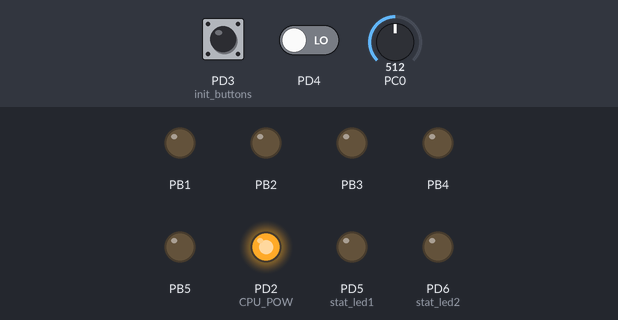
Recording of a program running on a simulated ATmega328P, built with avr-gcc and emulated at 16 MHz. Parts: output pins drawn as LEDs (lit = HIGH). The test bench sets the inputs (shaded band); at power-on: PD3 (init_buttons) LOW, PD4 LOW, PC0 = 512. What the program prints to the serial monitor is not drawn.

Above: at 1.2 s.
1.3 s: PD3 (init_buttons) pulled HIGH for 0.15 s
At 2.1 s:
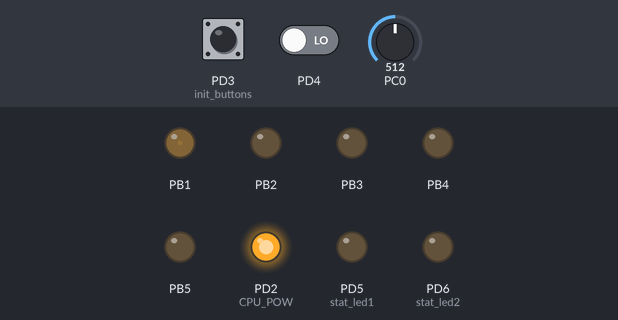
2.9 s: PD4 driven HIGH
At 3.3 s:
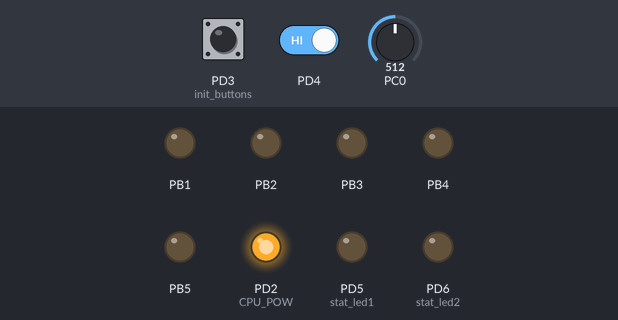
Timing chart, 0 to 5.9 s (numbered marks = the images above; inputs shaded):
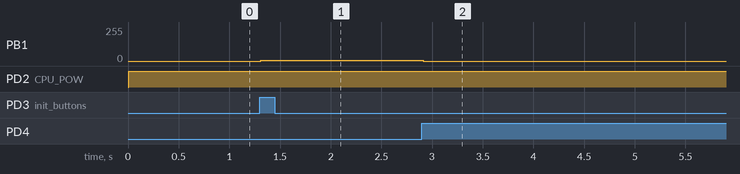

The program:

main.c
```c
//-------------------------------------------
/*
MAIN.c
2011 - Josh Ashby
joshuaashby@joshashby.com
http://joshashby.com
http://github.com/JoshAshby

freenode/#linuxandsci - JoshAshby
*/
//-------------------------------------------
#include "global.h"

int main(void) { //Main loop, runs once but can have an infinit loop in it
    cli();
    /*
    First we need to set the hardaware up, this is a macro in global.h which takes care of calling the various funtions that
    setup the registers to the proper seting, and also pulls the CPU_POW pin high
    if debug in GLOBAL.h is set, then debug keys will be sent out through the serial port
    when this function is called
    */
    bios();
    //if we're in debug mode, make sure you send stuff saying we got to the main code
    #if DEBUG
        uart_sendint(MAIN_KEY);
        #if DEBUG_BEG
            uart_sendstr("0x6 - Main code checkpoint...");
        #endif
    #endif

    sei();

    init_out('D', 5);
    //infinit loop that doesn't stop running. (always true since 1 is always 1 )
    while(1) {
        pwm1A(led);
    };
    return 0; //never reached since 1 is always true
}
```

adc.c
```c
//-------------------------------------------
/*
ADC.c
2011 - Josh Ashby
joshuaashby@joshashby.com
http://joshashby.com
http://github.com/JoshAshby
freenode/#linuxandsci - JoshAshby
*/
//-------------------------------------------
#include "global.h"

/*
anything that needs to be ran when ever a new conversion happens goes in here
other wise, simply read from the data registers if data isn't all that important
aka: you can miss a few bits of data and still be good to go
*/
ISR(ADC_vect) {
}

void adc_start(_Bool left) {//Passing a 0 will not left align results
    ADCSRA |= (1 << ADPS2)
            | (1 << ADPS1)
            | (1 << ADPS0); // Set ADC prescaler to 128 - 125KHz sample rate @ 16MHz
    ADMUX |= (1 << REFS0); // Set ADC reference to AVCC
    if (left) {
        ADMUX |= (1 << ADLAR); // Left adjust ADC result to allow easy 8 bit reading
    }
    ADCSRA |= (1 << ADATE);
    ADCSRA |= (1 << ADEN);  // Enable ADC
    ADCSRA |= (1 << ADIE);  // Enable ADC Interrupt

    ADMUX &= ~(1 << MUX0)
          &  ~(1 << MUX1)
          &  ~(1 << MUX2)
          &  ~(1 << MUX3);

    ADCSRA |= (1 << ADSC);  // Start A2D Conversions
    #if DEBUG
        uart_sendint(ADC_KEY);
        #if DEBUG_BEG
            uart_sendstr("0x03 - ADC is up...");
        #endif
    #endif
    return;
}

void adc_stop(void) {
    //stop the ADC
    ADCSRA &= ~(1 << ADSC);
    return;
}

void adc_change(char chan) {
    //stop the ADC
    ADCSRA &= ~(1 << ADSC);
    //and now change the ADMUX bits to fit which channal you want to use
    //sets the MUX0-3 bits inthe ADMUX register
    switch (chan) {
        case 0://binary 0 (reading downwards)
            ADMUX &= ~(1 << MUX0)
                  &  ~(1 << MUX1)
                  &  ~(1 << MUX2)
                  &  ~(1 << MUX3);
            break;
        case 1://binary 1
            ADMUX |=  (1 << MUX0);
            ADMUX &= ~(1 << MUX1)
                  &  ~(1 << MUX2)
                  &  ~(1 << MUX3);
            break;
        case 2://binary 2
            ADMUX &= ~(1 << MUX0);
            ADMUX |=  (1 << MUX1);
            ADMUX &= ~(1 << MUX2)
                  &  ~(1 << MUX3);
            break;
        case 3: //should have the picture by now
            ADMUX |=  (1 << MUX0)
                  |   (1 << MUX1);
            ADMUX &= ~(1 << MUX2)
                  &  ~(1 << MUX3);
            break;
        case 4:
            ADMUX &= ~(1 << MUX0)
                  &  ~(1 << MUX1);
            ADMUX |=  (1 << MUX2);
            ADMUX &= ~(1 << MUX3);
            break;
        case 5:
            ADMUX |=  (1 << MUX0);
            ADMUX &= ~(1 << MUX1);
            ADMUX |=  (1 << MUX2);
            ADMUX &= ~(1 << MUX3);
            break;
        case 6:
            ADMUX &= ~(1 << MUX0);
            ADMUX |=  (1 << MUX1)
                  |   (1 << MUX2);
            ADMUX &= ~(1 << MUX3);
            break;
        case 7:
            ADMUX |=  (1 << MUX0)
                  |   (1 << MUX1)
                  |   (1 << MUX2);
            ADMUX &= ~(1 << MUX3);
            break;
        case 8:
            ADMUX &= ~(1 << MUX0)
                  &  ~(1 << MUX1)
                  &  ~(1 << MUX2);
            ADMUX |=  (1 << MUX3);
            break;
    }
    //re-enable ADC conversions now that the channel is selected
    ADCSRA |= (1 << ADSC);
    return;
}
```

adc.h
```c
//-------------------------------------------
/*
ADC.h
2011 - Josh Ashby
joshuaashby@joshashby.com
http://joshashby.com
http://github.com/JoshAshby
freenode/#linuxandsci - JoshAshby
*/
//-------------------------------------------
#ifndef ADC_H
#define ADC_H
#include "global.h"

//-------------------------------------------
//Prototypes
//-------------------------------------------
void adc_start(_Bool left);
void adc_stop(void);
void adc_change(char chan);

#endif
```

boot.c
```c
//-------------------------------------------
/*
BOOT.c
2011 - Josh Ashby
joshuaashby@joshashby.com
http://joshashby.com
http://github.com/JoshAshby
freenode/#linuxandsci - JoshAshby
*/
//-------------------------------------------
//BIOS
//========================
/*
This function is to setup hardaware, it will start
the pwm, adc, uart, and twi along with turn on the CPU power pin.
If the pin isn't pulled hight then somethings gone wrong before the
CPU is even up and running the code most of the time. Just so you know

UART has to be started first if your deebuging and using the serial console to do so
All debug keys get output to there

We're only starting PWM1 because the kernel uses TIMER0 for context switches,
and the button debouncer uses TIMER2 for the overflow interrupt

ADC is started with the results left aligned to make fake 8bit
*/
#include "global.h"
void bios(void) {
    uart_start();
    pwm_setup(2);
    adc_start(1);
    twi_start();

    //Start sensors from robot.h
    init_sensors();

    //button code
    init_buttons();

    //set the CPU_POW led pin to high to show we have power
    DDRD |= (1<<CPU_POW);
    PORTD |= (1<<CPU_POW);

    //set the status leds as outputs
    DDRD |= (1<<stat_led1);
    DDRD |= (1<<stat_led2);

    //if this is my dev board, pull them low because the leds are cathode
    #if DEV
        PORTD &= ~(1<<stat_led1)
              & ~(1<<stat_led2);
    #endif

    #if DEBUG
        uart_sendint(BIOS_KEY);
        #if DEBUG_BEG
            uart_sendstr("0x01 - Hardware setup successful...");
            uart_sendstr("Bios complete...");
            uart_sendstr("Starting main code...");
        #endif
    #endif
    return;
}
```

boot.h
```c
//-------------------------------------------
/*
BOOT.h
2011 - Josh Ashby
joshuaashby@joshashby.com
http://joshashby.com
http://github.com/JoshAshby
freenode/#linuxandsci - JoshAshby
*/
//-------------------------------------------
#ifndef BOOT_H
#define BOOT_H
#include "global.h"

//-------------------------------------------
//Macros (defines)
//-------------------------------------------

//-------------------------------------------
//Prototypes
//-------------------------------------------
void bios(void);

//-------------------------------------------
//Variables
//-------------------------------------------

#endif
```

button.c
```c
//-------------------------------------------
/*
BUTTON.c
2011 - Josh Ashby
joshuaashby@joshashby.com
http://joshashby.com
http://github.com/JoshAshby
freenode/#linuxandsci - JoshAshby
*/
//-------------------------------------------
#include "global.h"

//What to run only once and once only when button 1 has been pressed.
void button1_once(void) {
    #if DEBUG
        uart_sendint(BUTTON1_KEY);
        #if DEBUG_BEG
            uart_sendstr("0x81 - Button 1 pressed");
        #endif
    #endif
    if(led <= 250) {
        led += 5;
    }
    return;
}

void button2_once(void) {
    #if DEBUG
        uart_sendint(BUTTON2_KEY);
        #if DEBUG_BEG
            uart_sendstr("0x82 - Button 2 pressed");
        #endif
    #endif
    if(led >= 5) {
        led -= 5;
    }
    return;
}

void button3_once(void) {
    #if DEBUG
        uart_sendint(BUTTON3_KEY);
        #if DEBUG_BEG
            uart_sendstr("0x83 - Button 3 pressed");
        #endif
    #endif
    return;
}

void button(int which, int what) {
    if(which == 0) {
        if(what == 1) {
            //Runs once once per button press and no more.
            if(once[which] == 1) {
                return;
            } else {
                button1_once();
            }
            once[which] = 1;
            return;
        } else {
            once[which] = 0;
            return;
        }
    }
    if(which == 1) {
        if(what == 1) {
            //Runs once once per button press and no more.
            if(once[which] == 1) {
                return;
            } else {
                button2_once();
            }
            once[which] = 1;
            return;
        } else {
            once[which] = 0;
            return;
        }
    }
    if(which == 2) {
        if(what == 1) {
            //Runs once once per button press and no more.
            if(once[which] == 1) {
                return;
            } else {
                button3_once();
            }
            once[which] = 1;
            return;
        } else {
            once[which] = 0;
            return;
        }
    }
    return;
}

void check_buttons(void) {
    /*
    In here is a fancy counter that keeps track of how long the button has been stable for
    if the button is still bouncing then the count will reset before it reaches the safe
    limit to count it as pressed.
    simply increases or resets a counter
    if the counter is above 5 it means the button is stable enough to be used
    if this happens, the function tied to that button is called
    if the button is released, then the count is cleared
    and the button bounce function is called
    */
    cli();
    #if DEBUG_BUT
        if ((PIND & button_one) | (PIND & button_two)) {
            uart_sendint(BUTTON_KEY);
            #if DEBUG_BEG
                uart_sendstr("0x08 - Button pressed");
            #endif
        }
    #endif
    if((PIND & button_one) && (PIND & button_two)) {
        dig_count[2]++;
        if (dig_count[2] > DEBOUNCE_TIME) {
            button(2, 1);
            return;
        }
    } else {
        //if the button changes state, reset the count and trigger the button bounce function
        dig_count[2] = 0;
        button(2, 0);
        if((PIND & button_one)) {
            dig_count[0]++;
            if (dig_count[0] > DEBOUNCE_TIME) {
                button(0, 1);
                return;
            }
        } else {
            //if the button changes state, reset the count and trigger the button bounce function
            dig_count[0] = 0;
            button(0, 0);
        }
        if((PIND & button_two)) {
            dig_count[1]++;
            if (dig_count[1] > DEBOUNCE_TIME) {
                button(1, 1);
                return;
            }
        } else {
            //if the button changes state, reset the count and trigger the button bounce function
            dig_count[1] = 0;
            button(1, 0);
        }
    }
    sei();
    return;
}

/*
Buttons, this section uses timer2 because timer 1 is reserved for 16bit tasks
and timer0 is reserved for the kernel and task switching
 */
void init_buttons(void) {
    DDRD &= ~(1<<3)
         & ~(1<<4);

    TCNT2 = 0; //set the inital timer value to 0
    TCCR2B |= (1<<CS02); //set the clock prescaler to clock/256 or 62.5kHz
    TIMSK2 |= (1<<TOIE0); //start the timer with the interrupt overflow turned on

    #if DEBUG
        uart_sendint(DEBOUNCE_KEY);
        #if DEBUG_BEG
            uart_sendstr("0x07 - DEBOUNCE is up...");
        #endif
    #endif
    return;
}

ISR(TIMER2_OVF_vect) {
    /*
    Timer2 overflow interrupt servic routine for the debouncing of buttons.
    */
    check_buttons();
    return;
}
```

button.h
```c
//-------------------------------------------
/*
THREAD.h
2011 - Josh Ashby
joshuaashby@joshashby.com
http://joshashby.com
http://github.com/JoshAshby
freenode/#linuxandsci - JoshAshby
*/
//-------------------------------------------
#ifndef BUTTON_H
#define BUTTON_H
#include "global.h"

//-----------------------------------------------
//Macros (defines)
//-----------------------------------------------
#define DEBOUNCE_TIME 10

//-----------------------------------------------
//Variables
//-----------------------------------------------
uint8_t dig_count[3];
uint8_t once[3];

//-----------------------------------------------
//Structers and Unions and typedefs
//-----------------------------------------------

//-----------------------------------------------
//Prototypes
//-----------------------------------------------
void button1_once(void);
void button2_once(void);
void button3_once(void);
void button(int which, int what);
void check_buttons(void);
void init_buttons(void);

#endif
```

camera.c
```c
//-------------------------------------------
/*
CAMERA.c
2011 - Josh Ashby
joshuaashby@joshashby.com
http://joshashby.com
http://github.com/JoshAshby
freenode/#linuxandsci - JoshAshby
*/
//-------------------------------------------
#include "global.h"

void camera_Canon_IR(char port, uint8_t pin) { //Main loop, runs once but can have an infinit loop in it
    init_out(port, pin);
    for (i=0; i<17; i++) {
        out(port, pin, 1);
        _delay_ms(0.012);
        out(port, pin, 0);
        _delay_ms(0.012);
    }
    _delay_ms(7.5);
    for (i=0; i<17; i++) {
        out(port, pin, 1);
        _delay_ms(0.012);
        out(port, pin, 0);
        _delay_ms(0.012);
    }
    return;
}
```

camera.h
```c
//-------------------------------------------
/*
CAMERA.h
2011 - Josh Ashby
joshuaashby@joshashby.com
http://joshashby.com
http://github.com/JoshAshby
freenode/#linuxandsci - JoshAshby
*/
//-------------------------------------------
#ifndef CAMERA_H
#define CAMERA_H
#include "global.h"
//-----------------------------------------------
//Macros (defines)
//-----------------------------------------------


//-----------------------------------------------
//Variables
//-----------------------------------------------
uint8_t i;

//-----------------------------------------------
//Structers and Unions and typedefs
//-----------------------------------------------

//-----------------------------------------------
//Prototypes
//-----------------------------------------------
void camera_Canon_IR(char port, uint8_t pin);

#endif
```

digital.c
```c
//-------------------------------------------
/*
DIGITAL.c
2011 - Josh Ashby
joshuaashby@joshashby.com
http://joshashby.com
http://github.com/JoshAshby
freenode/#linuxandsci - JoshAshby
*/
//-------------------------------------------
#include "global.h"

void init_out(char port, int pin) {
    switch (port) { //switch determines if which port it is
        case 'D':
            DDRD |= (1<<pin); //change the pin to output
            break;
        case 'B':
            DDRB |= (1<<pin); //change pin to output
            break;
    }
}

void out(char port, int pin, _Bool value) {
    /*
    Change the state of a pin on given port
    simply pass the Port as either D or B (make sure to enclose it in single
    quotes like so: 'D')
    The pin number you would like to change state of,
    and either a 0 to sink current or 1 to source it on that pin
    */
    switch (port) { //switch determines if which port it is
        case 'D':
//            DDRD |= (1<<pin); //change the pin to output
            if(value == 1) { //sink or source current
                PORTD |= (1<<pin);
            } else {
                PORTD &= ~(1<<pin);
            }
            break;
        case 'B':
//            DDRB |= (1<<pin); //change pin to output
            if(value == 1) { //sink or source current
                PORTB |= (1<<pin);
            } else {
                PORTB &= ~(1<<pin);
            }
            break;
    }
}
```

digital.h
```c
//-------------------------------------------
/*
DIGITAL.h
2011 - Josh Ashby
joshuaashby@joshashby.com
http://joshashby.com
http://github.com/JoshAshby
freenode/#linuxandsci - JoshAshby
*/
//-------------------------------------------
#ifndef DIGITAL_H
#define DIGITAL_H
#include "global.h"

//-------------------------------------------
//Macros (defines)
//-------------------------------------------

//-------------------------------------------
//Prototypes
//-------------------------------------------
void out(char port, int pin, _Bool value);

//-------------------------------------------
//Variables
//-------------------------------------------

#endif
```

i2c.h
```c
//-------------------------------------------
/*
i2c.h
2010 - Josh Ashby
joshuaashby@joshashby.com
http://joshashby.com
http://github.com/JoshAshby
freenode/#linuxandsci - JoshAshby
*/
//-------------------------------------------
#ifndef I2C_H
#define I2C_H
#include "global.h"

//-------------------------------------------
//Defines
//-------------------------------------------

#define MAX_TRIES 50
#define TWI_START 0
#define TWI_DATA 1
#define TWI_STOP 2

//-------------------------------------------
//Prototypes
//-------------------------------------------

void twi_start(void);
unsigned char twi_tran(unsigned char type);
int twi_mcp_dac(unsigned int twi_address, uint16_t data, _Bool type);
uint16_t twi_mcp_read(unsigned int twi_address);

//-------------------------------------------
//Variables
//-------------------------------------------

uint16_t mcp_data[2];

#endif
```

pwm.h
```c
//-------------------------------------------
/*
PWM.h
2011 - Josh Ashby
joshuaashby@joshashby.com
http://joshashby.com
http://github.com/JoshAshby
freenode/#linuxandsci - JoshAshby
*/
//-------------------------------------------
#ifndef PWM_H
#define PWM_H
#include "global.h"

//-------------------------------------------
//Prototypes
//-------------------------------------------
void pwm_setup(char which);

void pwm0A(uint8_t value);
void pwm0B(uint8_t value);

void pwm1A(uint16_t value);
void pwm1B(uint16_t value);

void pwm2A(uint8_t value);
void pwm2B(uint8_t value);

#endif
```

Source omitted: global.h (2728 bytes), i2c.c (5651 bytes), pwm.c (3044 bytes), robot.c (943 bytes), robot.h (1834 bytes), uart.c (3025 bytes), uart.h (904 bytes)

Measured:
- after the input at 1.3 s, PB1: 0/255 → 5/255 at once
- after the input at 2.9 s, PB1: 5/255 → 0/255 at once
